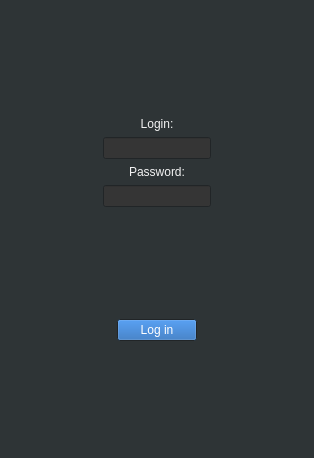
<?xml version="1.0" encoding="UTF-8"?>
<ui version="4.0">
 <class>LogInWindow</class>
 <widget class="QWidget" name="LogInWindow">
  <property name="geometry">
   <rect>
    <x>0</x>
    <y>0</y>
    <width>314</width>
    <height>458</height>
   </rect>
  </property>
  <property name="palette">
   <palette>
    <active>
     <colorrole role="WindowText">
      <brush brushstyle="SolidPattern">
       <color alpha="255">
        <red>243</red>
        <green>243</green>
        <blue>243</blue>
       </color>
      </brush>
     </colorrole>
     <colorrole role="Button">
      <brush brushstyle="SolidPattern">
       <color alpha="255">
        <red>27</red>
        <green>96</green>
        <blue>179</blue>
       </color>
      </brush>
     </colorrole>
     <colorrole role="Light">
      <brush brushstyle="SolidPattern">
       <color alpha="255">
        <red>69</red>
        <green>78</green>
        <blue>81</blue>
       </color>
      </brush>
     </colorrole>
     <colorrole role="Midlight">
      <brush brushstyle="SolidPattern">
       <color alpha="255">
        <red>57</red>
        <green>65</green>
        <blue>67</blue>
       </color>
      </brush>
     </colorrole>
     <colorrole role="Dark">
      <brush brushstyle="SolidPattern">
       <color alpha="255">
        <red>23</red>
        <green>26</green>
        <blue>27</blue>
       </color>
      </brush>
     </colorrole>
     <colorrole role="Mid">
      <brush brushstyle="SolidPattern">
       <color alpha="255">
        <red>31</red>
        <green>35</green>
        <blue>36</blue>
       </color>
      </brush>
     </colorrole>
     <colorrole role="Text">
      <brush brushstyle="SolidPattern">
       <color alpha="255">
        <red>255</red>
        <green>255</green>
        <blue>255</blue>
       </color>
      </brush>
     </colorrole>
     <colorrole role="BrightText">
      <brush brushstyle="SolidPattern">
       <color alpha="255">
        <red>255</red>
        <green>255</green>
        <blue>255</blue>
       </color>
      </brush>
     </colorrole>
     <colorrole role="ButtonText">
      <brush brushstyle="SolidPattern">
       <color alpha="255">
        <red>255</red>
        <green>255</green>
        <blue>255</blue>
       </color>
      </brush>
     </colorrole>
     <colorrole role="Base">
      <brush brushstyle="SolidPattern">
       <color alpha="255">
        <red>53</red>
        <green>53</green>
        <blue>53</blue>
       </color>
      </brush>
     </colorrole>
     <colorrole role="Window">
      <brush brushstyle="SolidPattern">
       <color alpha="255">
        <red>46</red>
        <green>52</green>
        <blue>54</blue>
       </color>
      </brush>
     </colorrole>
     <colorrole role="Shadow">
      <brush brushstyle="SolidPattern">
       <color alpha="255">
        <red>0</red>
        <green>0</green>
        <blue>0</blue>
       </color>
      </brush>
     </colorrole>
     <colorrole role="AlternateBase">
      <brush brushstyle="SolidPattern">
       <color alpha="255">
        <red>53</red>
        <green>53</green>
        <blue>53</blue>
       </color>
      </brush>
     </colorrole>
     <colorrole role="ToolTipBase">
      <brush brushstyle="SolidPattern">
       <color alpha="255">
        <red>255</red>
        <green>255</green>
        <blue>255</blue>
       </color>
      </brush>
     </colorrole>
     <colorrole role="ToolTipText">
      <brush brushstyle="SolidPattern">
       <color alpha="255">
        <red>0</red>
        <green>0</green>
        <blue>0</blue>
       </color>
      </brush>
     </colorrole>
     <colorrole role="PlaceholderText">
      <brush brushstyle="SolidPattern">
       <color alpha="128">
        <red>255</red>
        <green>255</green>
        <blue>255</blue>
       </color>
      </brush>
     </colorrole>
    </active>
    <inactive>
     <colorrole role="WindowText">
      <brush brushstyle="SolidPattern">
       <color alpha="255">
        <red>243</red>
        <green>243</green>
        <blue>243</blue>
       </color>
      </brush>
     </colorrole>
     <colorrole role="Button">
      <brush brushstyle="SolidPattern">
       <color alpha="255">
        <red>27</red>
        <green>96</green>
        <blue>179</blue>
       </color>
      </brush>
     </colorrole>
     <colorrole role="Light">
      <brush brushstyle="SolidPattern">
       <color alpha="255">
        <red>69</red>
        <green>78</green>
        <blue>81</blue>
       </color>
      </brush>
     </colorrole>
     <colorrole role="Midlight">
      <brush brushstyle="SolidPattern">
       <color alpha="255">
        <red>57</red>
        <green>65</green>
        <blue>67</blue>
       </color>
      </brush>
     </colorrole>
     <colorrole role="Dark">
      <brush brushstyle="SolidPattern">
       <color alpha="255">
        <red>23</red>
        <green>26</green>
        <blue>27</blue>
       </color>
      </brush>
     </colorrole>
     <colorrole role="Mid">
      <brush brushstyle="SolidPattern">
       <color alpha="255">
        <red>31</red>
        <green>35</green>
        <blue>36</blue>
       </color>
      </brush>
     </colorrole>
     <colorrole role="Text">
      <brush brushstyle="SolidPattern">
       <color alpha="255">
        <red>255</red>
        <green>255</green>
        <blue>255</blue>
       </color>
      </brush>
     </colorrole>
     <colorrole role="BrightText">
      <brush brushstyle="SolidPattern">
       <color alpha="255">
        <red>255</red>
        <green>255</green>
        <blue>255</blue>
       </color>
      </brush>
     </colorrole>
     <colorrole role="ButtonText">
      <brush brushstyle="SolidPattern">
       <color alpha="255">
        <red>255</red>
        <green>255</green>
        <blue>255</blue>
       </color>
      </brush>
     </colorrole>
     <colorrole role="Base">
      <brush brushstyle="SolidPattern">
       <color alpha="255">
        <red>53</red>
        <green>53</green>
        <blue>53</blue>
       </color>
      </brush>
     </colorrole>
     <colorrole role="Window">
      <brush brushstyle="SolidPattern">
       <color alpha="255">
        <red>46</red>
        <green>52</green>
        <blue>54</blue>
       </color>
      </brush>
     </colorrole>
     <colorrole role="Shadow">
      <brush brushstyle="SolidPattern">
       <color alpha="255">
        <red>0</red>
        <green>0</green>
        <blue>0</blue>
       </color>
      </brush>
     </colorrole>
     <colorrole role="AlternateBase">
      <brush brushstyle="SolidPattern">
       <color alpha="255">
        <red>53</red>
        <green>53</green>
        <blue>53</blue>
       </color>
      </brush>
     </colorrole>
     <colorrole role="ToolTipBase">
      <brush brushstyle="SolidPattern">
       <color alpha="255">
        <red>255</red>
        <green>255</green>
        <blue>255</blue>
       </color>
      </brush>
     </colorrole>
     <colorrole role="ToolTipText">
      <brush brushstyle="SolidPattern">
       <color alpha="255">
        <red>0</red>
        <green>0</green>
        <blue>0</blue>
       </color>
      </brush>
     </colorrole>
     <colorrole role="PlaceholderText">
      <brush brushstyle="SolidPattern">
       <color alpha="128">
        <red>255</red>
        <green>255</green>
        <blue>255</blue>
       </color>
      </brush>
     </colorrole>
    </inactive>
    <disabled>
     <colorrole role="WindowText">
      <brush brushstyle="SolidPattern">
       <color alpha="255">
        <red>23</red>
        <green>26</green>
        <blue>27</blue>
       </color>
      </brush>
     </colorrole>
     <colorrole role="Button">
      <brush brushstyle="SolidPattern">
       <color alpha="255">
        <red>27</red>
        <green>96</green>
        <blue>179</blue>
       </color>
      </brush>
     </colorrole>
     <colorrole role="Light">
      <brush brushstyle="SolidPattern">
       <color alpha="255">
        <red>69</red>
        <green>78</green>
        <blue>81</blue>
       </color>
      </brush>
     </colorrole>
     <colorrole role="Midlight">
      <brush brushstyle="SolidPattern">
       <color alpha="255">
        <red>57</red>
        <green>65</green>
        <blue>67</blue>
       </color>
      </brush>
     </colorrole>
     <colorrole role="Dark">
      <brush brushstyle="SolidPattern">
       <color alpha="255">
        <red>23</red>
        <green>26</green>
        <blue>27</blue>
       </color>
      </brush>
     </colorrole>
     <colorrole role="Mid">
      <brush brushstyle="SolidPattern">
       <color alpha="255">
        <red>31</red>
        <green>35</green>
        <blue>36</blue>
       </color>
      </brush>
     </colorrole>
     <colorrole role="Text">
      <brush brushstyle="SolidPattern">
       <color alpha="255">
        <red>23</red>
        <green>26</green>
        <blue>27</blue>
       </color>
      </brush>
     </colorrole>
     <colorrole role="BrightText">
      <brush brushstyle="SolidPattern">
       <color alpha="255">
        <red>255</red>
        <green>255</green>
        <blue>255</blue>
       </color>
      </brush>
     </colorrole>
     <colorrole role="ButtonText">
      <brush brushstyle="SolidPattern">
       <color alpha="255">
        <red>23</red>
        <green>26</green>
        <blue>27</blue>
       </color>
      </brush>
     </colorrole>
     <colorrole role="Base">
      <brush brushstyle="SolidPattern">
       <color alpha="255">
        <red>46</red>
        <green>52</green>
        <blue>54</blue>
       </color>
      </brush>
     </colorrole>
     <colorrole role="Window">
      <brush brushstyle="SolidPattern">
       <color alpha="255">
        <red>46</red>
        <green>52</green>
        <blue>54</blue>
       </color>
      </brush>
     </colorrole>
     <colorrole role="Shadow">
      <brush brushstyle="SolidPattern">
       <color alpha="255">
        <red>0</red>
        <green>0</green>
        <blue>0</blue>
       </color>
      </brush>
     </colorrole>
     <colorrole role="AlternateBase">
      <brush brushstyle="SolidPattern">
       <color alpha="255">
        <red>53</red>
        <green>53</green>
        <blue>53</blue>
       </color>
      </brush>
     </colorrole>
     <colorrole role="ToolTipBase">
      <brush brushstyle="SolidPattern">
       <color alpha="255">
        <red>255</red>
        <green>255</green>
        <blue>255</blue>
       </color>
      </brush>
     </colorrole>
     <colorrole role="ToolTipText">
      <brush brushstyle="SolidPattern">
       <color alpha="255">
        <red>0</red>
        <green>0</green>
        <blue>0</blue>
       </color>
      </brush>
     </colorrole>
     <colorrole role="PlaceholderText">
      <brush brushstyle="SolidPattern">
       <color alpha="128">
        <red>255</red>
        <green>255</green>
        <blue>255</blue>
       </color>
      </brush>
     </colorrole>
    </disabled>
   </palette>
  </property>
  <property name="windowTitle">
   <string>Log In</string>
  </property>
  <layout class="QVBoxLayout" name="verticalLayout">
   <item>
    <spacer name="verticalSpacer_2">
     <property name="orientation">
      <enum>Qt::Vertical</enum>
     </property>
     <property name="sizeHint" stdset="0">
      <size>
       <width>20</width>
       <height>40</height>
      </size>
     </property>
    </spacer>
   </item>
   <item>
    <widget class="QLabel" name="loginLabel">
     <property name="text">
      <string>Login:</string>
     </property>
     <property name="alignment">
      <set>Qt::AlignCenter</set>
     </property>
    </widget>
   </item>
   <item>
    <layout class="QHBoxLayout" name="horizontalLayout">
     <item>
      <spacer name="horizontalSpacer">
       <property name="orientation">
        <enum>Qt::Horizontal</enum>
       </property>
       <property name="sizeHint" stdset="0">
        <size>
         <width>40</width>
         <height>20</height>
        </size>
       </property>
      </spacer>
     </item>
     <item>
      <widget class="QLineEdit" name="loginEdit">
       <property name="text">
        <string/>
       </property>
       <property name="echoMode">
        <enum>QLineEdit::Normal</enum>
       </property>
       <property name="alignment">
        <set>Qt::AlignCenter</set>
       </property>
       <property name="placeholderText">
        <string/>
       </property>
      </widget>
     </item>
     <item>
      <spacer name="horizontalSpacer_2">
       <property name="orientation">
        <enum>Qt::Horizontal</enum>
       </property>
       <property name="sizeHint" stdset="0">
        <size>
         <width>40</width>
         <height>20</height>
        </size>
       </property>
      </spacer>
     </item>
    </layout>
   </item>
   <item>
    <widget class="QLabel" name="passwordLabel">
     <property name="text">
      <string>Password:</string>
     </property>
     <property name="alignment">
      <set>Qt::AlignCenter</set>
     </property>
    </widget>
   </item>
   <item>
    <layout class="QHBoxLayout" name="horizontalLayout_2">
     <item>
      <spacer name="horizontalSpacer_3">
       <property name="orientation">
        <enum>Qt::Horizontal</enum>
       </property>
       <property name="sizeHint" stdset="0">
        <size>
         <width>40</width>
         <height>20</height>
        </size>
       </property>
      </spacer>
     </item>
     <item>
      <widget class="QLineEdit" name="passwordEdit">
       <property name="echoMode">
        <enum>QLineEdit::Password</enum>
       </property>
       <property name="alignment">
        <set>Qt::AlignCenter</set>
       </property>
      </widget>
     </item>
     <item>
      <spacer name="horizontalSpacer_4">
       <property name="orientation">
        <enum>Qt::Horizontal</enum>
       </property>
       <property name="sizeHint" stdset="0">
        <size>
         <width>40</width>
         <height>20</height>
        </size>
       </property>
      </spacer>
     </item>
    </layout>
   </item>
   <item>
    <spacer name="verticalSpacer_3">
     <property name="orientation">
      <enum>Qt::Vertical</enum>
     </property>
     <property name="sizeHint" stdset="0">
      <size>
       <width>20</width>
       <height>40</height>
      </size>
     </property>
    </spacer>
   </item>
   <item>
    <layout class="QHBoxLayout" name="horizontalLayout_3">
     <item>
      <spacer name="horizontalSpacer_5">
       <property name="orientation">
        <enum>Qt::Horizontal</enum>
       </property>
       <property name="sizeHint" stdset="0">
        <size>
         <width>40</width>
         <height>20</height>
        </size>
       </property>
      </spacer>
     </item>
     <item>
      <widget class="QPushButton" name="logInButton">
       <property name="palette">
        <palette>
         <active>
          <colorrole role="WindowText">
           <brush brushstyle="SolidPattern">
            <color alpha="255">
             <red>243</red>
             <green>243</green>
             <blue>243</blue>
            </color>
           </brush>
          </colorrole>
          <colorrole role="Button">
           <brush brushstyle="SolidPattern">
            <color alpha="255">
             <red>27</red>
             <green>96</green>
             <blue>179</blue>
            </color>
           </brush>
          </colorrole>
          <colorrole role="Light">
           <brush brushstyle="SolidPattern">
            <color alpha="255">
             <red>69</red>
             <green>78</green>
             <blue>81</blue>
            </color>
           </brush>
          </colorrole>
          <colorrole role="Midlight">
           <brush brushstyle="SolidPattern">
            <color alpha="255">
             <red>57</red>
             <green>65</green>
             <blue>67</blue>
            </color>
           </brush>
          </colorrole>
          <colorrole role="Dark">
           <brush brushstyle="SolidPattern">
            <color alpha="255">
             <red>23</red>
             <green>26</green>
             <blue>27</blue>
            </color>
           </brush>
          </colorrole>
          <colorrole role="Mid">
           <brush brushstyle="SolidPattern">
            <color alpha="255">
             <red>31</red>
             <green>35</green>
             <blue>36</blue>
            </color>
           </brush>
          </colorrole>
          <colorrole role="Text">
           <brush brushstyle="SolidPattern">
            <color alpha="255">
             <red>255</red>
             <green>255</green>
             <blue>255</blue>
            </color>
           </brush>
          </colorrole>
          <colorrole role="BrightText">
           <brush brushstyle="SolidPattern">
            <color alpha="255">
             <red>255</red>
             <green>255</green>
             <blue>255</blue>
            </color>
           </brush>
          </colorrole>
          <colorrole role="ButtonText">
           <brush brushstyle="SolidPattern">
            <color alpha="255">
             <red>255</red>
             <green>255</green>
             <blue>255</blue>
            </color>
           </brush>
          </colorrole>
          <colorrole role="Base">
           <brush brushstyle="SolidPattern">
            <color alpha="255">
             <red>53</red>
             <green>53</green>
             <blue>53</blue>
            </color>
           </brush>
          </colorrole>
          <colorrole role="Window">
           <brush brushstyle="SolidPattern">
            <color alpha="255">
             <red>46</red>
             <green>52</green>
             <blue>54</blue>
            </color>
           </brush>
          </colorrole>
          <colorrole role="Shadow">
           <brush brushstyle="SolidPattern">
            <color alpha="255">
             <red>0</red>
             <green>0</green>
             <blue>0</blue>
            </color>
           </brush>
          </colorrole>
          <colorrole role="AlternateBase">
           <brush brushstyle="SolidPattern">
            <color alpha="255">
             <red>53</red>
             <green>53</green>
             <blue>53</blue>
            </color>
           </brush>
          </colorrole>
          <colorrole role="ToolTipBase">
           <brush brushstyle="SolidPattern">
            <color alpha="255">
             <red>255</red>
             <green>255</green>
             <blue>255</blue>
            </color>
           </brush>
          </colorrole>
          <colorrole role="ToolTipText">
           <brush brushstyle="SolidPattern">
            <color alpha="255">
             <red>0</red>
             <green>0</green>
             <blue>0</blue>
            </color>
           </brush>
          </colorrole>
          <colorrole role="PlaceholderText">
           <brush brushstyle="SolidPattern">
            <color alpha="128">
             <red>255</red>
             <green>255</green>
             <blue>255</blue>
            </color>
           </brush>
          </colorrole>
         </active>
         <inactive>
          <colorrole role="WindowText">
           <brush brushstyle="SolidPattern">
            <color alpha="255">
             <red>243</red>
             <green>243</green>
             <blue>243</blue>
            </color>
           </brush>
          </colorrole>
          <colorrole role="Button">
           <brush brushstyle="SolidPattern">
            <color alpha="255">
             <red>27</red>
             <green>96</green>
             <blue>179</blue>
            </color>
           </brush>
          </colorrole>
          <colorrole role="Light">
           <brush brushstyle="SolidPattern">
            <color alpha="255">
             <red>69</red>
             <green>78</green>
             <blue>81</blue>
            </color>
           </brush>
          </colorrole>
          <colorrole role="Midlight">
           <brush brushstyle="SolidPattern">
            <color alpha="255">
             <red>57</red>
             <green>65</green>
             <blue>67</blue>
            </color>
           </brush>
          </colorrole>
          <colorrole role="Dark">
           <brush brushstyle="SolidPattern">
            <color alpha="255">
             <red>23</red>
             <green>26</green>
             <blue>27</blue>
            </color>
           </brush>
          </colorrole>
          <colorrole role="Mid">
           <brush brushstyle="SolidPattern">
            <color alpha="255">
             <red>31</red>
             <green>35</green>
             <blue>36</blue>
            </color>
           </brush>
          </colorrole>
          <colorrole role="Text">
           <brush brushstyle="SolidPattern">
            <color alpha="255">
             <red>255</red>
             <green>255</green>
             <blue>255</blue>
            </color>
           </brush>
          </colorrole>
          <colorrole role="BrightText">
           <brush brushstyle="SolidPattern">
            <color alpha="255">
             <red>255</red>
             <green>255</green>
             <blue>255</blue>
            </color>
           </brush>
          </colorrole>
          <colorrole role="ButtonText">
           <brush brushstyle="SolidPattern">
            <color alpha="255">
             <red>255</red>
             <green>255</green>
             <blue>255</blue>
            </color>
           </brush>
          </colorrole>
          <colorrole role="Base">
           <brush brushstyle="SolidPattern">
            <color alpha="255">
             <red>53</red>
             <green>53</green>
             <blue>53</blue>
            </color>
           </brush>
          </colorrole>
          <colorrole role="Window">
           <brush brushstyle="SolidPattern">
            <color alpha="255">
             <red>46</red>
             <green>52</green>
             <blue>54</blue>
            </color>
           </brush>
          </colorrole>
          <colorrole role="Shadow">
           <brush brushstyle="SolidPattern">
            <color alpha="255">
             <red>0</red>
             <green>0</green>
             <blue>0</blue>
            </color>
           </brush>
          </colorrole>
          <colorrole role="AlternateBase">
           <brush brushstyle="SolidPattern">
            <color alpha="255">
             <red>53</red>
             <green>53</green>
             <blue>53</blue>
            </color>
           </brush>
          </colorrole>
          <colorrole role="ToolTipBase">
           <brush brushstyle="SolidPattern">
            <color alpha="255">
             <red>255</red>
             <green>255</green>
             <blue>255</blue>
            </color>
           </brush>
          </colorrole>
          <colorrole role="ToolTipText">
           <brush brushstyle="SolidPattern">
            <color alpha="255">
             <red>0</red>
             <green>0</green>
             <blue>0</blue>
            </color>
           </brush>
          </colorrole>
          <colorrole role="PlaceholderText">
           <brush brushstyle="SolidPattern">
            <color alpha="128">
             <red>255</red>
             <green>255</green>
             <blue>255</blue>
            </color>
           </brush>
          </colorrole>
         </inactive>
         <disabled>
          <colorrole role="WindowText">
           <brush brushstyle="SolidPattern">
            <color alpha="255">
             <red>23</red>
             <green>26</green>
             <blue>27</blue>
            </color>
           </brush>
          </colorrole>
          <colorrole role="Button">
           <brush brushstyle="SolidPattern">
            <color alpha="255">
             <red>27</red>
             <green>96</green>
             <blue>179</blue>
            </color>
           </brush>
          </colorrole>
          <colorrole role="Light">
           <brush brushstyle="SolidPattern">
            <color alpha="255">
             <red>69</red>
             <green>78</green>
             <blue>81</blue>
            </color>
           </brush>
          </colorrole>
          <colorrole role="Midlight">
           <brush brushstyle="SolidPattern">
            <color alpha="255">
             <red>57</red>
             <green>65</green>
             <blue>67</blue>
            </color>
           </brush>
          </colorrole>
          <colorrole role="Dark">
           <brush brushstyle="SolidPattern">
            <color alpha="255">
             <red>23</red>
             <green>26</green>
             <blue>27</blue>
            </color>
           </brush>
          </colorrole>
          <colorrole role="Mid">
           <brush brushstyle="SolidPattern">
            <color alpha="255">
             <red>31</red>
             <green>35</green>
             <blue>36</blue>
            </color>
           </brush>
          </colorrole>
          <colorrole role="Text">
           <brush brushstyle="SolidPattern">
            <color alpha="255">
             <red>23</red>
             <green>26</green>
             <blue>27</blue>
            </color>
           </brush>
          </colorrole>
          <colorrole role="BrightText">
           <brush brushstyle="SolidPattern">
            <color alpha="255">
             <red>255</red>
             <green>255</green>
             <blue>255</blue>
            </color>
           </brush>
          </colorrole>
          <colorrole role="ButtonText">
           <brush brushstyle="SolidPattern">
            <color alpha="255">
             <red>23</red>
             <green>26</green>
             <blue>27</blue>
            </color>
           </brush>
          </colorrole>
          <colorrole role="Base">
           <brush brushstyle="SolidPattern">
            <color alpha="255">
             <red>46</red>
             <green>52</green>
             <blue>54</blue>
            </color>
           </brush>
          </colorrole>
          <colorrole role="Window">
           <brush brushstyle="SolidPattern">
            <color alpha="255">
             <red>46</red>
             <green>52</green>
             <blue>54</blue>
            </color>
           </brush>
          </colorrole>
          <colorrole role="Shadow">
           <brush brushstyle="SolidPattern">
            <color alpha="255">
             <red>0</red>
             <green>0</green>
             <blue>0</blue>
            </color>
           </brush>
          </colorrole>
          <colorrole role="AlternateBase">
           <brush brushstyle="SolidPattern">
            <color alpha="255">
             <red>53</red>
             <green>53</green>
             <blue>53</blue>
            </color>
           </brush>
          </colorrole>
          <colorrole role="ToolTipBase">
           <brush brushstyle="SolidPattern">
            <color alpha="255">
             <red>255</red>
             <green>255</green>
             <blue>255</blue>
            </color>
           </brush>
          </colorrole>
          <colorrole role="ToolTipText">
           <brush brushstyle="SolidPattern">
            <color alpha="255">
             <red>0</red>
             <green>0</green>
             <blue>0</blue>
            </color>
           </brush>
          </colorrole>
          <colorrole role="PlaceholderText">
           <brush brushstyle="SolidPattern">
            <color alpha="128">
             <red>255</red>
             <green>255</green>
             <blue>255</blue>
            </color>
           </brush>
          </colorrole>
         </disabled>
        </palette>
       </property>
       <property name="layoutDirection">
        <enum>Qt::LeftToRight</enum>
       </property>
       <property name="text">
        <string>Log in</string>
       </property>
      </widget>
     </item>
     <item>
      <spacer name="horizontalSpacer_6">
       <property name="orientation">
        <enum>Qt::Horizontal</enum>
       </property>
       <property name="sizeHint" stdset="0">
        <size>
         <width>40</width>
         <height>20</height>
        </size>
       </property>
      </spacer>
     </item>
    </layout>
   </item>
   <item>
    <spacer name="verticalSpacer">
     <property name="orientation">
      <enum>Qt::Vertical</enum>
     </property>
     <property name="sizeHint" stdset="0">
      <size>
       <width>20</width>
       <height>40</height>
      </size>
     </property>
    </spacer>
   </item>
  </layout>
 </widget>
 <resources/>
 <connections/>
</ui>
